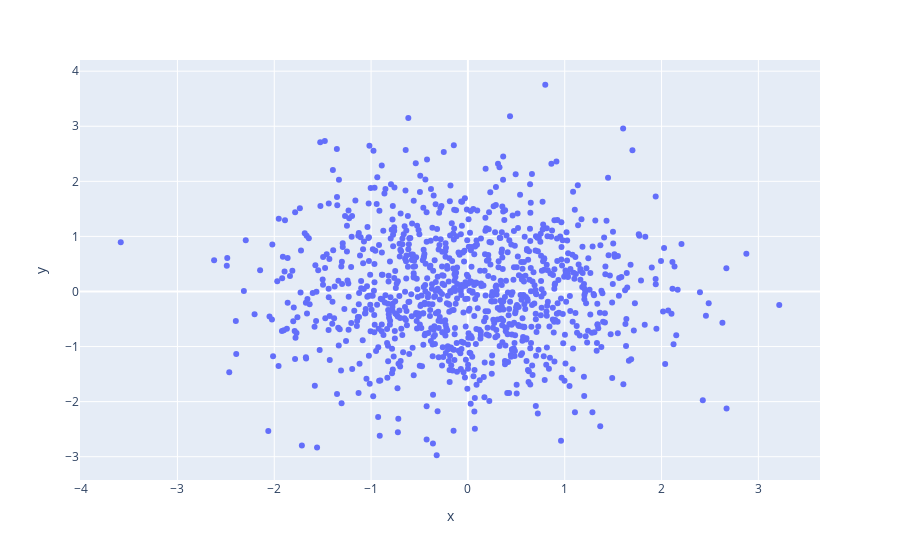

The code cell stored with this chart in its notebook:
### Code cell
px.scatter(x=x,y=y)

### Figure 1 — Plotly figure (JSON) as saved in the notebook; plotly's stock layout.template omitted (floating-point values rounded to 4 significant figures; data arrays with more than 128 entries replaced by an {"elided": "..."} marker saying what was removed)
{"data": [{"hovertemplate": "x=%{x}<br>y=%{y}<extra></extra>", "legendgroup": "", "marker": {"color": "#636efa", "symbol": "circle"}, "mode": "markers", "name": "", "orientation": "v", "showlegend": false, "type": "scatter", "x": {"elided": "1000 float values"}, "xaxis": "x", "y": {"elided": "1000 float values"}, "yaxis": "y"}], "layout": {"legend": {"tracegroupgap": 0}, "margin": {"t": 60}, "xaxis": {"anchor": "y", "domain": [0, 1], "title": {"text": "x"}}, "yaxis": {"anchor": "x", "domain": [0, 1], "title": {"text": "y"}}}}
